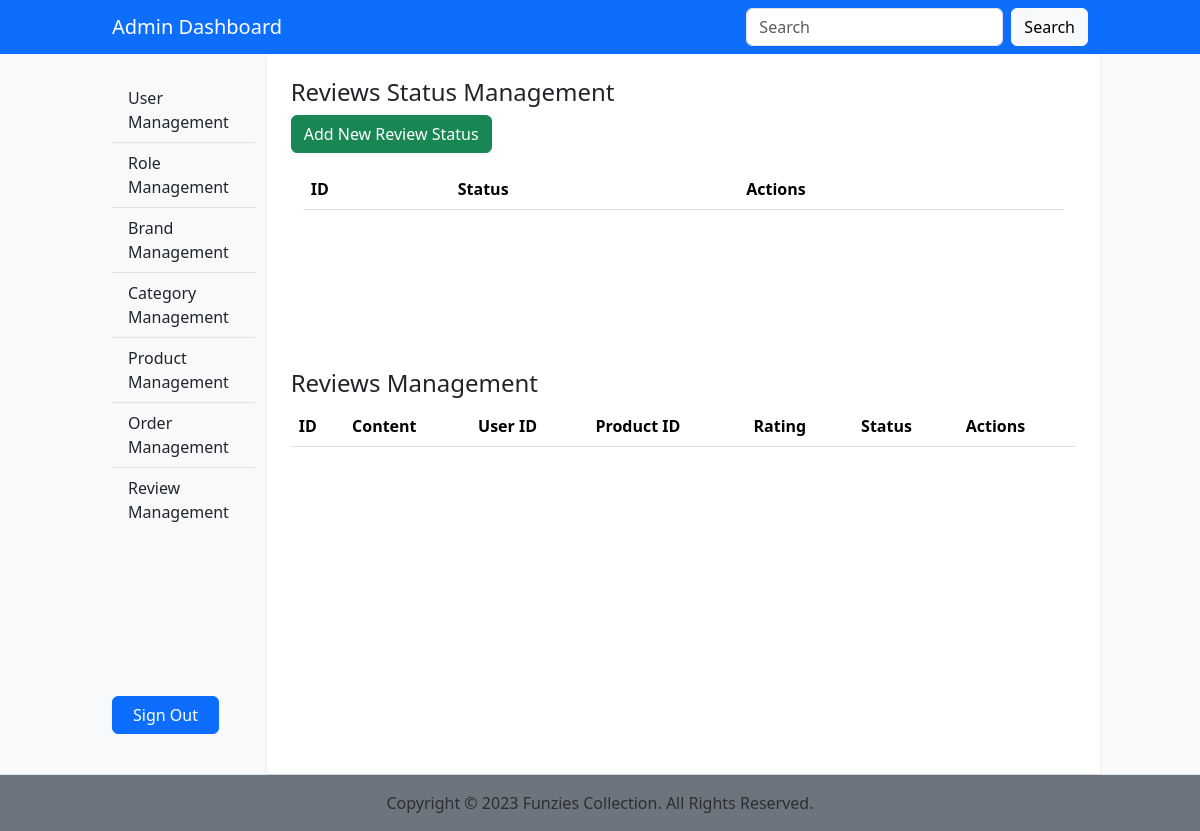
Before: /admin/review-management.php with the older database file.
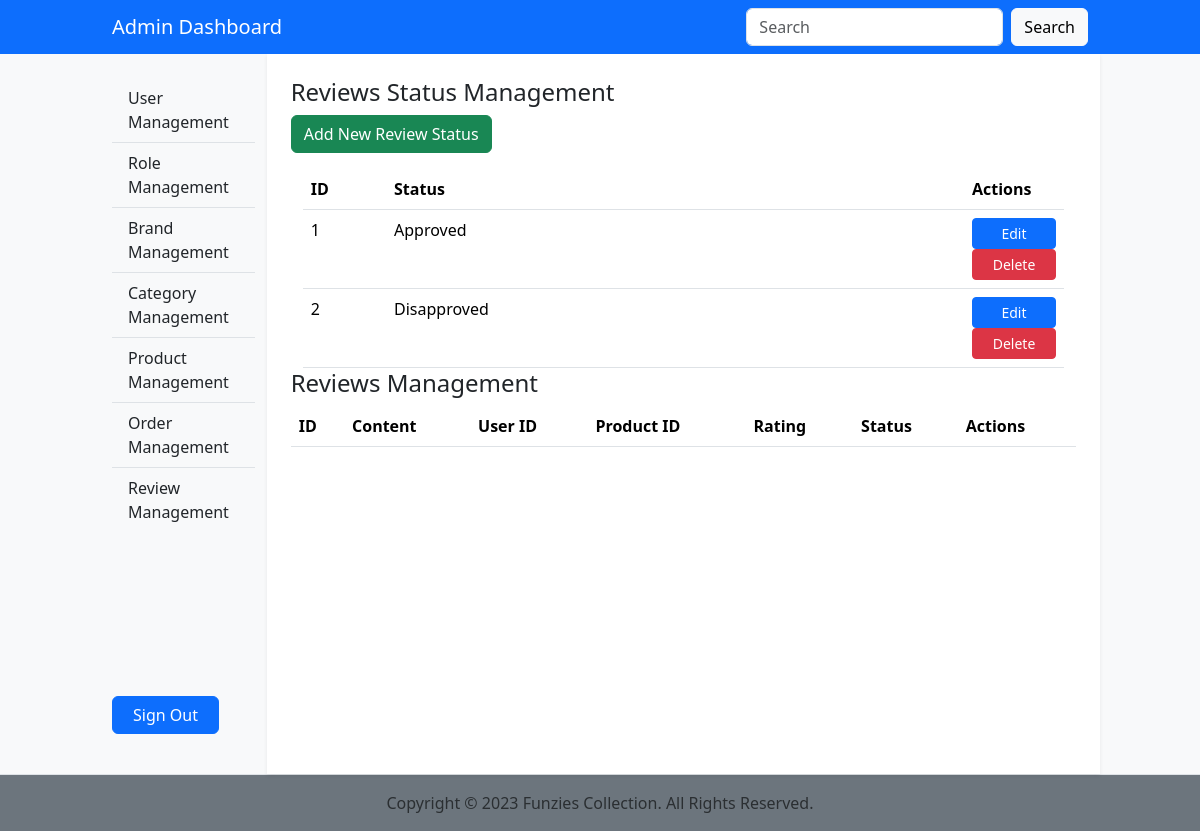
After: the same page with the newer database file.
### tables this page shows
CREATE TABLE `reviewstatus` (
  `ID` int(11) NOT NULL,
  `Status` varchar(100) NOT NULL,
  `Deleted` tinyint(1) NOT NULL
);

### dbfunctions.php (called while the page is built, shortened)
<?php
function GetReviewStatus($con)
{
    $sql = "SELECT * FROM reviewstatus WHERE Deleted = '0'";
    $stmt = mysqli_stmt_init($con);
    if(!mysqli_stmt_prepare($stmt, $sql)) {
        echo "Could not load Review Status";
        exit();
    }
    mysqli_stmt_execute($stmt);
    $result = mysqli_stmt_get_result($stmt);
    return $result;
}
?>

### admin/review-management.php (the view, shortened to what this page needs)
<?php require '../functions.php';
require '../dbfunctions.php';
$reviewStatuses = GetReviewStatus($con);
?>
<?php
require_once 'include/header.php';
require_once 'include/navbar.php';
?>
<div class="container-fluid col-sm-12 col-md-12 col-lg-10 col-xl-10">
    <div class="row justify-content-between">
        <?php require_once 'include/sidebar.php';  ?>
        <div class="col-sm-12 col-md-12 col-lg-10 col-xl-10 p-4 shadow-sm bg-white">
            <h4>Reviews Status Management</h4>
            <button class="btn btn-success mb-3" type="button" data-bs-toggle="modal"
                data-bs-target="#reviewStatusModal" onclick="clearModalReviewStatusFields();">Add New Review
                Status</button>
            <div class="container overflow-auto" style="height:200px;">
            <table class="table">
                <thead class="thead-dark">
                    <tr>
                        <th>ID</th>
                        <th>Status</th>
                        <th>Actions</th>
                    </tr>
                </thead>
                <tbody>
                    <?php foreach($reviewStatuses as $reviewStatus):
                        ?>
                    <tr>
                        <td><?php echo $reviewStatus["ID"]; ?></td>
                        <td><?php echo $reviewStatus["Status"]; ?></td>
                        <td style="width:100px;">
                            <form method="POST">
                                <button type="button" class="btn btn-primary btn-sm w-100" data-bs-toggle="modal"
                                    data-bs-target="#reviewStatusModal"
                                    onclick='setModalReviewStatusFields("<?php echo $reviewStatus["ID"]; ?>", "<?php echo $reviewStatus["Status"]; ?>")'>Edit</button>
                                <button type="submit" class="btn btn-danger btn-sm w-100">Delete</button>
                            </form>
                        </td>
                    </tr>
                    <?php endforeach ?>
                </tbody>
            </table>
                    </div>
            <h4>Reviews Management</h4>
            <table class="table">
                <thead class="thead-dark">
                    <tr>
                        <th>ID</th>
                        <th>Content</th>
                        <th>User ID</th>
                        <th>Product ID</th>
                        <th>Rating</th>
                        <th>Status</th>
                        <th>Actions</th>
                    </tr>
                </thead>
            </table>
        </div>
    </div>
</div>
<?php require_once 'include/footer.php';  ?>

Changed rows visible on the page:
added reviewstatus: ID "1", Status "Approved"
added reviewstatus: ID "2", Status "Disapproved"
